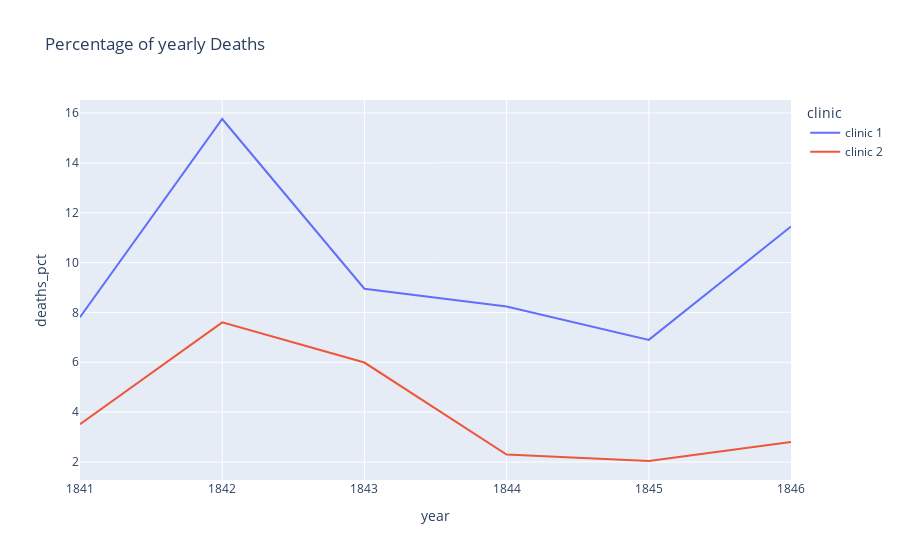

Notebook code for this chart:
### Code cell
# Plotting proportion of yearly Deaths
pct_line = px.line(df_yearly, x="year", y='deaths_pct',color='clinic', title='Percentage of yearly Deaths')
pct_line.show()

### Figure 1 — Plotly figure (JSON) as saved in the notebook; plotly's stock layout.template omitted (floating-point values rounded to 4 significant figures)
{"data": [{"hovertemplate": "clinic=clinic 1<br>year=%{x}<br>deaths_pct=%{y}<extra></extra>", "legendgroup": "clinic 1", "line": {"color": "#636efa", "dash": "solid"}, "marker": {"symbol": "circle"}, "mode": "lines", "name": "clinic 1", "orientation": "v", "showlegend": true, "type": "scatter", "x": [1841, 1842, 1843, 1844, 1845, 1846], "xaxis": "x", "y": [7.81, 15.76, 8.95, 8.24, 6.9, 11.45], "yaxis": "y"}, {"hovertemplate": "clinic=clinic 2<br>year=%{x}<br>deaths_pct=%{y}<extra></extra>", "legendgroup": "clinic 2", "line": {"color": "#EF553B", "dash": "solid"}, "marker": {"symbol": "circle"}, "mode": "lines", "name": "clinic 2", "orientation": "v", "showlegend": true, "type": "scatter", "x": [1841, 1842, 1843, 1844, 1845, 1846], "xaxis": "x", "y": [3.52, 7.6, 5.99, 2.3, 2.04, 2.8], "yaxis": "y"}], "layout": {"legend": {"title": {"text": "clinic"}, "tracegroupgap": 0}, "title": {"text": "Percentage of yearly Deaths"}, "xaxis": {"anchor": "y", "domain": [0, 1], "title": {"text": "year"}}, "yaxis": {"anchor": "x", "domain": [0, 1], "title": {"text": "deaths_pct"}}}}
